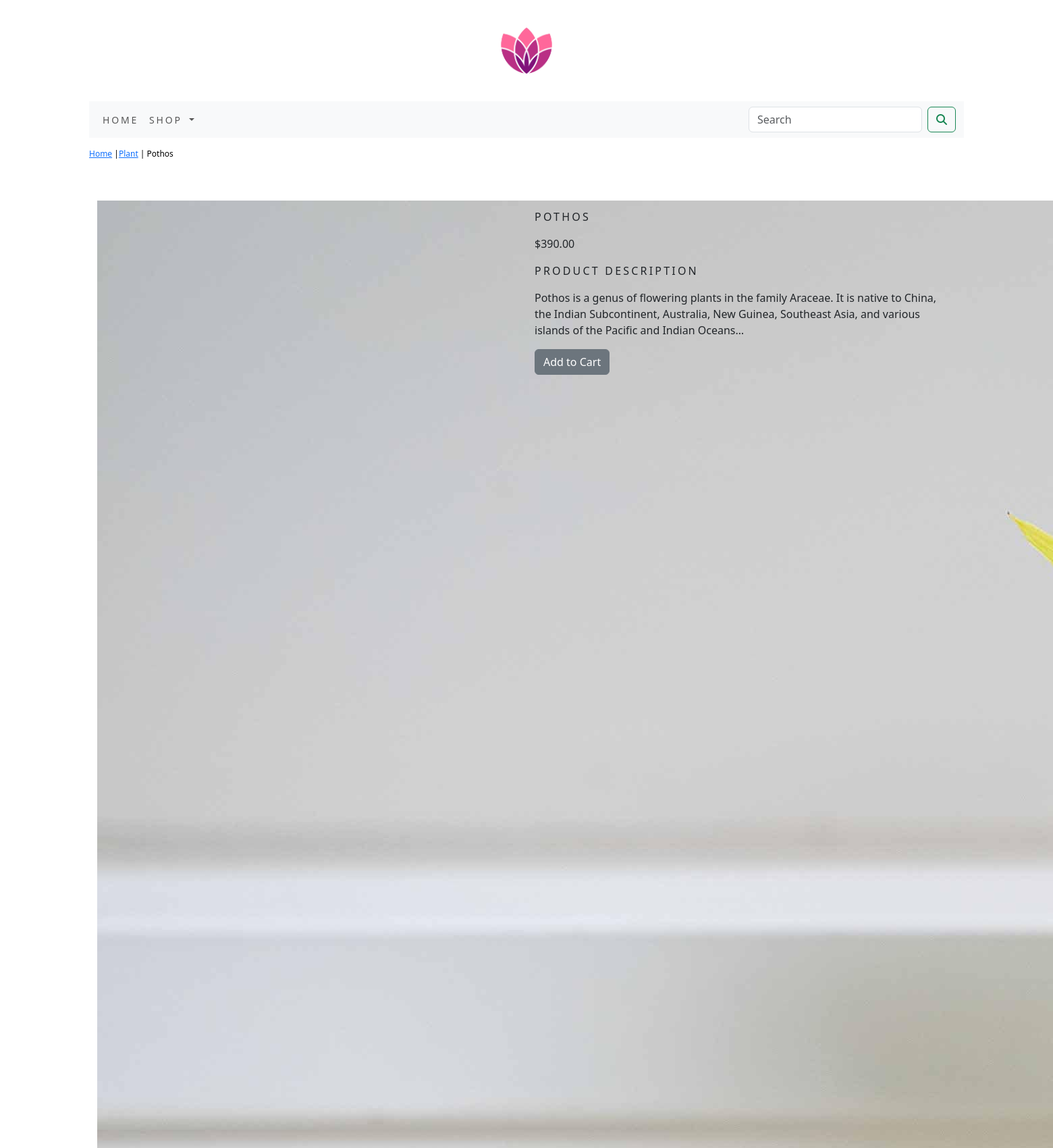
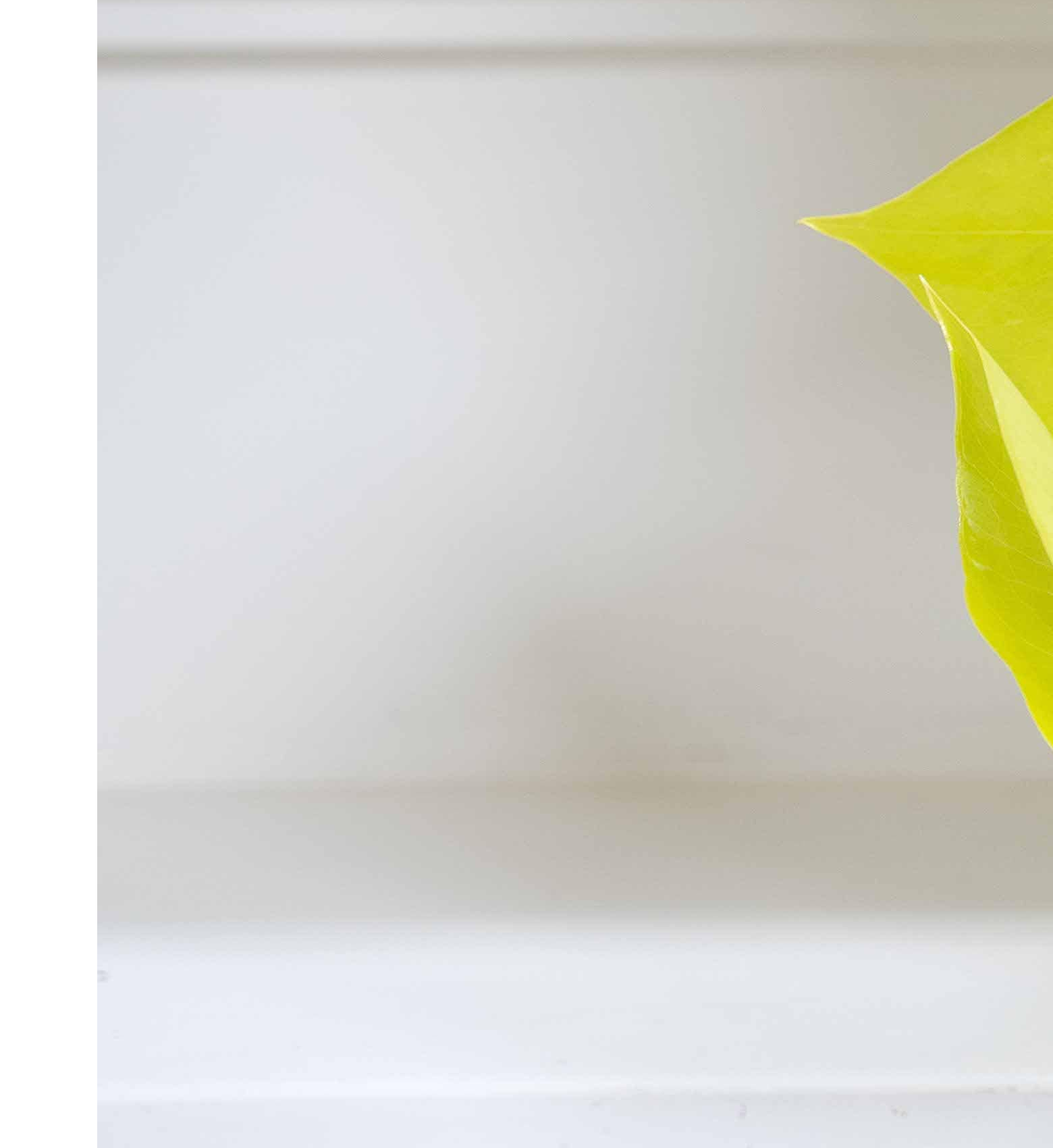
/eco1app/plant/pothos/ (upper part), run on the app's committed database (2 pictures, top to bottom).
### eco1app/models.py (models this page shows, shortened)
class Product(models.Model):
    name=models.CharField(max_length=250,unique=True)
    slug=models.SlugField(max_length=250,unique=True)
    desc=models.TextField(blank=True)
    price=models.DecimalField(max_digits=10,decimal_places=2)
    category=models.ForeignKey(Category,on_delete=models.CASCADE)
    img=models.ImageField(upload_to='product',blank=True)
    stock=models.IntegerField()
    available=models.BooleanField(default=True)
    created=models.DateTimeField(auto_now_add=True)
    updated=models.DateTimeField(auto_now=True)
    class Meta:
        ordering = ('name',)
        verbose_name = 'product'
        verbose_name_plural = ('products')

class Category(models.Model):
    name=models.CharField(max_length=250,unique=True)
    slug=models.SlugField(max_length=250,unique=True)
    desc=models.TextField(blank=True)
    img=models.ImageField(upload_to='category',blank=True)
    class Meta:
        ordering=('name',)
        verbose_name='category'
        verbose_name_plural='categories'
    def get_url(self):
        return reverse('eco1app:products_by_category',args=[self.slug])
    def __str__(self):
        return '{}'.format(self.name)

### eco1app/views.py (the view)
# urls.py: path('<slug:c_slug>/<slug:product_slug>/',views.proDetail,name='prodCatdetail')
def proDetail(request,c_slug,product_slug):
    try:
        product=Product.objects.get(category__slug=c_slug,slug=product_slug)
    except Exception as e:
        raise e
    return render(request,'product.html',{'product':product})

### cartapp/context_processors.py (called while the page is built)
def counter(request):
    item_count=0
    if 'admin' in request.path:
        return {}
    else:
        try:
            cart=Cart.objects.filter(cart_id=_cart_id(request))
            cart_items=cartitem.objects.all().filter(cart=cart[:1])
            for cart_item in cart_items:
                item_count += cart_item.quantity
        except Cart.DoesNotExist:
            item_count =0
    return dict(item_count=item_count)

### cartapp/views.py (called while the page is built)
def _cart_id(request):
    cart=request.session.session_key
    if not cart:
        cart=request.session.create()
    return cart

### eco1app/context_processors.py (called while the page is built)
def menu_links(request):
    links=Category.objects.all()
    return dict(links=links)

### templates/product.html (shortened to what this page needs)
{% extends 'base.html' %}
{% load static %}
{% block content %}
<div class="row my_prod_row_class">
    <div class="mx-auto">
        <p><a href="{% url 'eco1app:allProdCat' %}">Home</a> |<a href="{{product.category.get_url}}">{{product.category}}</a> | {{product.name}}</p>
    </div>
</div>
<div class="container">
<br>
<div class="row">
    <div class="col-12 col-sm-12 col-md-12 col-lg-6 text-center">
        <div style="min-width:18rem;">
            <img src="{{product.img.url}}" alt="{{product.name}}">
        </div>
    </div>
        <div class="col-12 col-sm-12 col-md-12 col-lg-6">
            <div>
            <h1 class="my_prod_title">{{product.name}}</h1>
            <p>${{product.price}}</p>
            <p class="my_title">Product Description</p>
            <p class="text-justify my_prod_text">{{product.desc}}</p>
            {% if product.stock <= 0 %}
            <p class="text-justify my_prod_text"><b>Out of stock</b></p>
            {% else %}
            <a class="btn btn-secondary" href="{% url 'cartapp:add_cart' product.id %}">Add to Cart</a>
            {% endif %}
            </div>
        </div>
    </div>
</div>
{% endblock %}

### static/css/custom.css (style rules this page uses)
body { font-family: 'Roboto', sans-serif; }
.my_title { font-size:16px; text-transform:uppercase; letter-spacing:.2em; }
.my_prod_row_class { padding-top:15px; padding-bottom:20px; }
.my_prod_row_class .mx-auto { color:#000; font-size:12px; text-decoration:none; }
.my_prod_title { font-size:16px; text-transform:uppercase; letter-spacing:.2em; padding-top:15px; padding-bottom:10px; }
.my_prod_text { padding-right:20px; }

### data on the page
Product: category "Plant", name "Pothos", img (picture), name "POTHOS", price "390.00", desc "Pothos is a genus of flowering plants in the family Araceae. It is native to China, the Indian Subcontinent, Australia, New Guinea, Southeast Asia, and various islands of the Pacific and Indian Oceans…"
